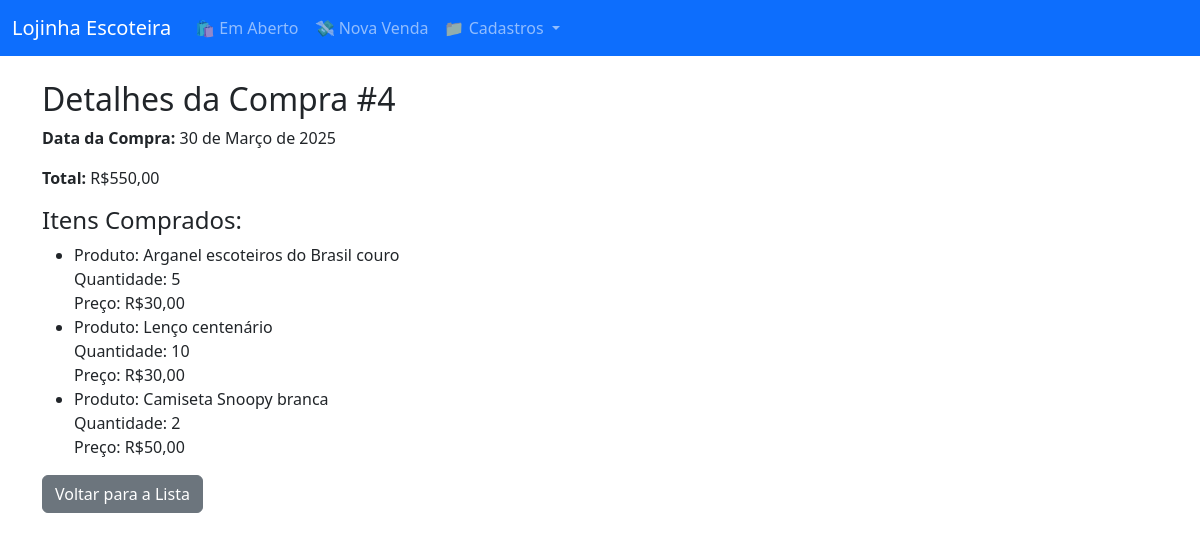
Page /compras/detalhes/4/ on the committed database.
### lojinha/models.py (models this page shows, shortened)
class Compra(models.Model):
    data = models.DateField(auto_now_add=True)
    fornecedor = models.CharField(max_length=200)
    total_gasto = models.DecimalField(max_digits=10, decimal_places=2, default=0)

class ItemCompra(models.Model):
    compra = models.ForeignKey(Compra, related_name='itens', on_delete=models.CASCADE)
    produto = models.ForeignKey(Produto, on_delete=models.CASCADE)
    quantidade = models.PositiveIntegerField(default=1)
    preco_unitario = models.DecimalField(max_digits=10, decimal_places=2)

class Produto(models.Model):
    nome = models.CharField(max_length=200)
    idade_tamanho=models.CharField(max_length=50,null=True, blank=True)
    preco = models.DecimalField(max_digits=10, decimal_places=2)
    estoque = models.IntegerField()

### lojinha/views.py (the view)
# urls.py: path('compras/detalhes/<int:compra_id>/', views.detalhar_compra, name='detalhar_compra'),
def detalhar_compra(request, compra_id):
    compra = get_object_or_404(Compra, id=compra_id)
    return render(request, 'lojinha/detalhar_compra.html', {'compra': compra})

### lojinha/templates/lojinha/detalhar_compra.html (shortened to what this page needs)
{% extends 'base.html' %}
{% block content %}
<h2>Detalhes da Compra #{{ compra.id }}</h2>
<p><strong>Data da Compra:</strong> {{ compra.data }}</p>
<p><strong>Total:</strong> R${{ compra.total_gasto }}</p>
<h4>Itens Comprados:</h4>
<ul>
    {% for item in compra.itens.all %}
        <li>
            Produto: {{ item.produto.nome }} <br>
            Quantidade: {{ item.quantidade }} <br>
            Preço: R${{ item.preco_unitario }}
        </li>
    {% endfor %}
</ul>
<a href="{% url 'listar_compras' %}" class="btn btn-secondary">Voltar para a Lista</a>
{% endblock %}

### rows in the picture
Compra: id "4", data "30 de Março de 2025", total_gasto "550,00"
ItemCompra: produto.nome "Arganel escoteiros do Brasil couro", quantidade "5", preco_unitario "30,00"
ItemCompra: produto.nome "Lenço centenário", quantidade "10", preco_unitario "30,00"
ItemCompra: produto.nome "Camiseta Snoopy branca", quantidade "2", preco_unitario "50,00"
